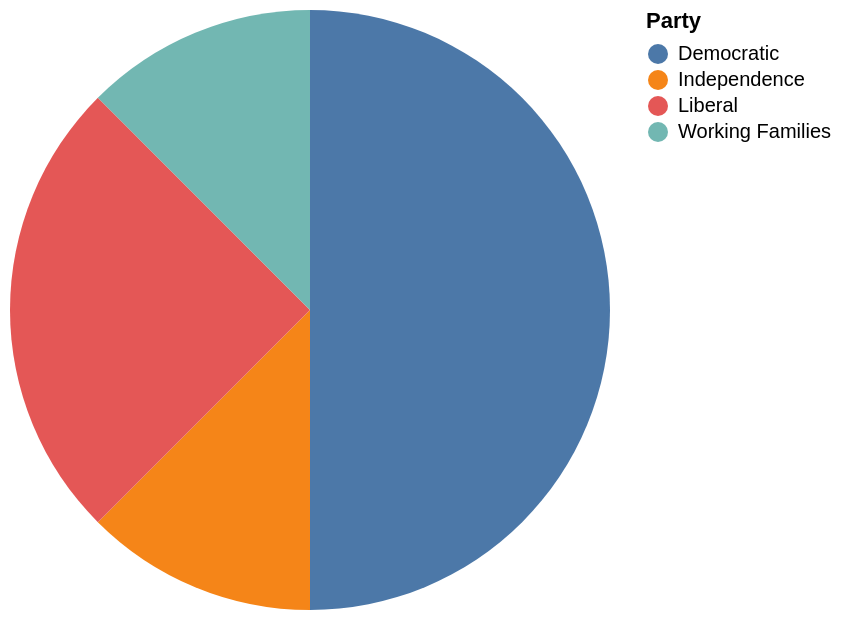

Vega-Lite specification for this chart:
### Vega-Lite specification from a JSON file in a GitHub repository (floating-point values rounded to 4 significant figures)
{"data": {"values": [{"x_data": "Democratic", "y_data": 4}, {"x_data": "Independence", "y_data": 1}, {"x_data": "Liberal", "y_data": 2}, {"x_data": "Working Families", "y_data": 1}]}, "mark": "arc", "encoding": {"theta": {"field": "y_data", "type": "quantitative", "title": "SUM(COUNT(*))"}, "color": {"field": "x_data", "type": "nominal", "title": "Party"}}}
